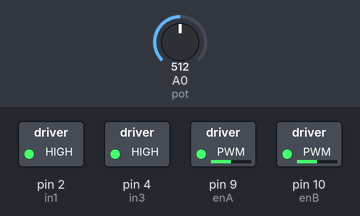
The sketch below on a simulated Arduino Uno, built with avr-gcc and run on an emulated ATmega328P. Shown: switched loads named in the sketch (green lamp = pin HIGH). Inputs (shaded band) come from the test bench; at power-on: A0 (pot) = 512. Pins used as bus, display or sensor lines are not drawn.

Above: at 1.2 s.
1.3 s: A0 (pot) set to 716
At 1.6 s:
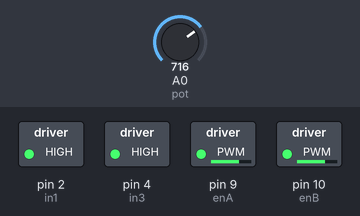
4.3 s: A0 (pot) set to 900
At 4.6 s:
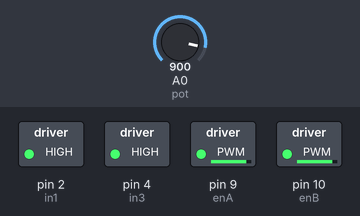
7.3 s: A0 (pot) set to 511
At 7.6 s:
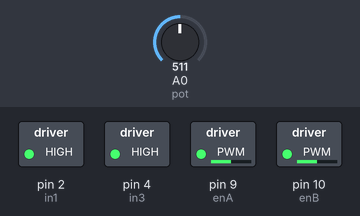
10.3 s: A0 (pot) set to 122
At 10.61 s:
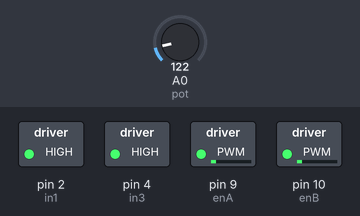
13.3 s: A0 (pot) set to 0
At 13.61 s:
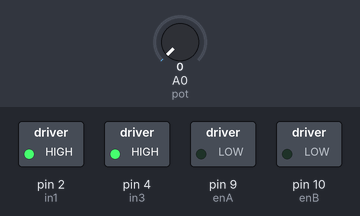
Timing chart, 0 to 16.3 s (numbered marks = the images above; inputs shaded):
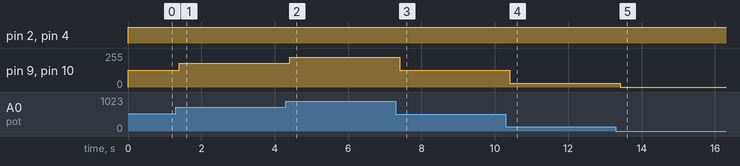

Measured:
- after the input at 1.3 s, pin 9 (enA), pin 10 (enB): 127/255 → 178/255 after 0.10 s
- after the input at 4.3 s, pin 9 (enA), pin 10 (enB): 178/255 → 224/255 after 0.11 s
- after the input at 7.3 s, pin 9 (enA), pin 10 (enB): 224/255 → 127/255 after 0.11 s
- after the input at 10.3 s, pin 9 (enA), pin 10 (enB): 127/255 → 30/255 after 0.11 s
- after the input at 13.3 s, pin 9 (enA), pin 10 (enB): 30/255 → 0/255 after 0.11 s

The sketch:

L298NveFonksiyonlar.ino
```cpp
#define in1 2
#define in2 3
#define in3 4
#define in4 5
#define enA 9
#define enB 10
#define pot A0
int potdurum;
int myenipot;
void setup() {
pinMode(in1, OUTPUT);
pinMode(in2, OUTPUT);
pinMode(in3, OUTPUT);
pinMode(in4, OUTPUT);
pinMode(enA, OUTPUT);
pinMode(enB, OUTPUT);
}
void loop() {
potdurum=analogRead(pot);
myenipot=map(potdurum,0,1023,0,255);
pothiz(myenipot);
ileri();
delay(200);
geri();
}
void ileri(){
digitalWrite(in1,HIGH );
digitalWrite(in2,LOW);
digitalWrite(in3,HIGH);
digitalWrite(in4,LOW);
}
void geri(){
digitalWrite(in1,LOW);
digitalWrite(in2,HIGH);
digitalWrite(in3,LOW);
digitalWrite(in4,HIGH);
}

void pothiz(int yenipot){

  analogWrite(enA,yenipot);
  analogWrite(enB,yenipot);
}
```
